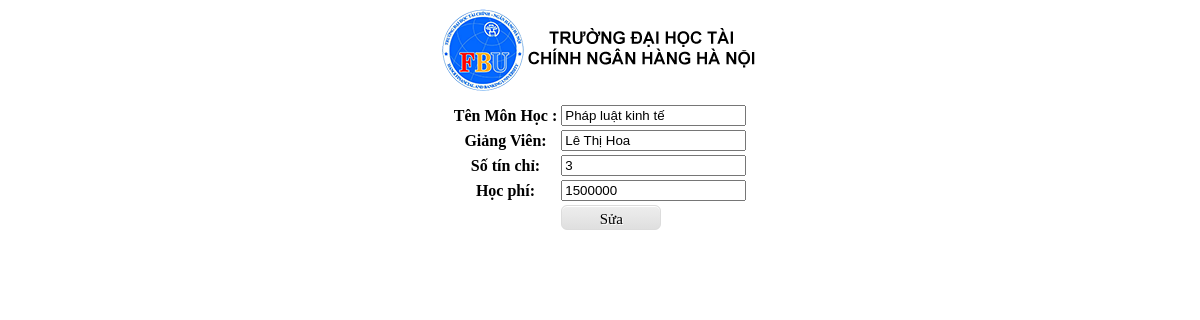
/Controller/update_monhoc.php?mamonhoc=KT4, run on the app's committed database.
### tables this page shows
CREATE TABLE `monhoc` (
  `mamonhoc` varchar(50) NOT NULL,
  `tenmonhoc` varchar(50) NOT NULL,
  `giangvien` varchar(50) NOT NULL,
  `lichhoc` varchar(50) DEFAULT NULL,
  `sotinchi` int(10) NOT NULL,
  `hocphi` varchar(50) DEFAULT NULL,
  `makhoa` varchar(10) NOT NULL
);

### controller/update_monhoc.php (the view, shortened to what this page needs)
<!DOCTYPE html>
<html>
<head>
</head>
<body>
<?php
  $mamonhoc=$_GET['mamonhoc'];
  include_once("../publish/connect.php");
  $sql="SELECT * From monhoc Where mamonhoc='$mamonhoc'";
  $kq=mysqli_query($conn,$sql);
  $ar=mysqli_fetch_array($kq);
?>
 <div align="center">
        <a href="">
            <img src="../img/logo.png">
        </a>
    </div>
        <div align="center">
           <form method="post" action="../model/xulyupdate.php">
            <table>
    	<tr>
            <td><input type="hidden" name="mamonhoc" value="<?php echo $mamonhoc ?>"></td>
        </tr>
        <tr>
            <th>Tên Môn Học :</th>
            <td><input type="text" name="tenmonhoc" value="<?php echo $ar['tenmonhoc'] ?>"></td>
        </tr>
         <tr>
            <th>Giảng Viên:</th>
            <td><input type="text" name="giangvien" value="<?php echo $ar['giangvien'] ?>"></td>
        </tr>
        <tr>
            <th>Số tín chỉ:</th>
            <td><input type="text" name="sotinchi" value="<?php echo $ar['sotinchi'] ?>"></td>
        </tr>
        <tr>
            <th>Học phí:</th>
            <td><input type="text" name="hocphi" value="<?php echo $ar['hocphi'] ?>"></td>
        </tr>
       <tr>
           <td></td>
           <td>    <button type="submit" class="button">Sửa</button></td>
       </tr>
    </table>
        </form>
      </div>
</body>
</html>

### controller/update_monhoc.php (style rules this page uses)
.button { -moz-box-shadow:inset 0px 1px 0px 0px #ffffff; -webkit-box-shadow:inset 0px 1px 0px 0px #ffffff; box-shadow:inset 0px 1px 0px 0px #ffffff; background:-webkit-gradient( linear, left top, left bottom, color-stop(0.05, #ededed), color-stop(1, #dfdfdf) ); background:-moz-linear-gradient( center top, #ededed 5%, #dfdfdf 100% ); filter:progid:DXImageTransform.Microsoft.gradient(startColorstr='#ededed', endColorstr='#dfdfdf'); background-color:#ededed; -webkit-border-top-left-radius:6px; -moz-border-radius-topleft:6px; border-top-left-radius:6px; -webkit-border-top-right-radius:6px; -moz-border-radius-topright:6px; border-top-right-radius:6px; -webkit-border-bottom-right-radius:6px; -moz-border-radius-bottomright:6px; border-bottom-right-radius:6px; -webkit-border-bottom-left-radius:6px; -moz-border-radius-bottomleft:6px; border-bottom-left-radius:6px; text-indent:0; border:1px solid #dcdcdc; display:inline-block; color:#777777; font-family:Times New Roman; font-size:15px; font-weight:normal; font-style:normal; height:25px; line-height:25px; width:100px; text-decoration:none; text-align:center; text-shadow:1px 1px 0px #ffffff; color: black; }

### data on the page
monhoc: tenmonhoc "Pháp luật kinh tế", giangvien "Lê Thị Hoa", sotinchi "3", hocphi "1500000"
